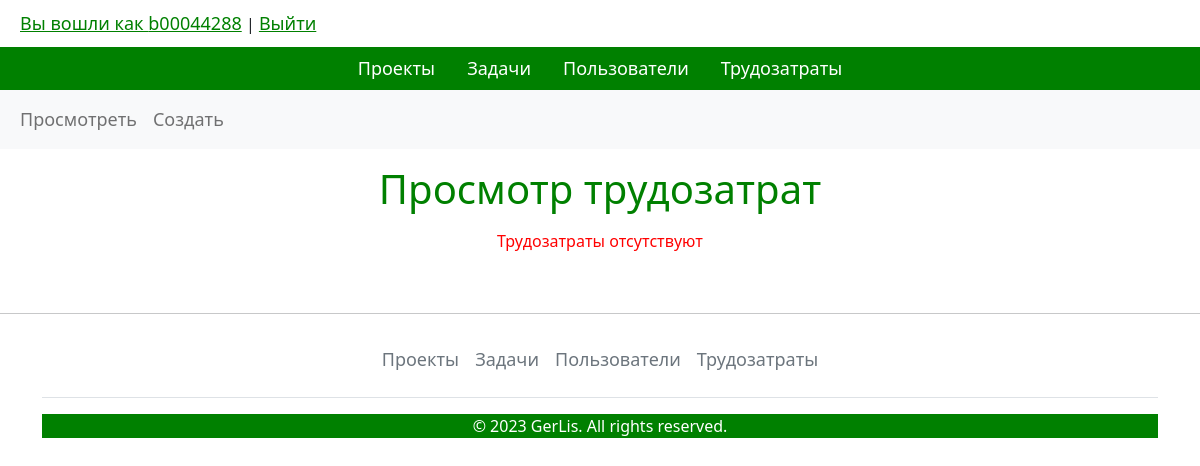
The page /labor_costs/view/ (signed in) on the database as committed earlier.
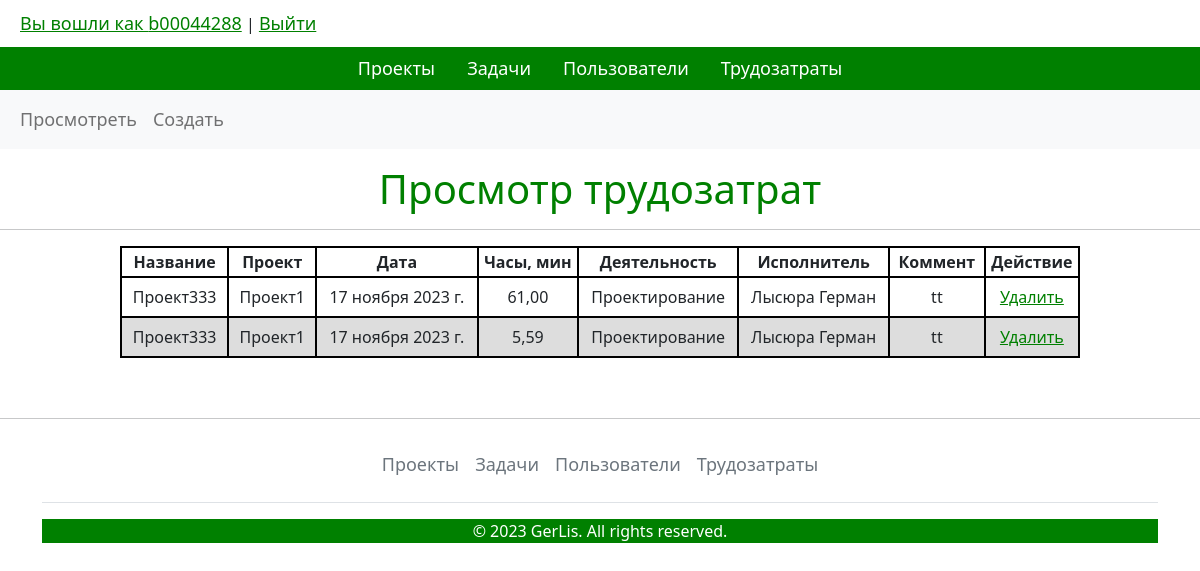
The same page on the database as committed later.
### labor_costs/models.py (models this page shows)
class Labor(models.Model):
    task = models.ForeignKey(Task, on_delete=models.CASCADE)
    date = models.DateField(auto_now_add=True)
    hours = models.DecimalField(max_digits=5, decimal_places=2)
    activity = models.CharField(max_length=20 ,choices=ACTIVITIES)
    executor = models.CharField(max_length=50, default="user")
    comment = models.CharField(max_length=200)
    class Meta:
        ordering = ['-date']

### tasks/models.py (models this page shows, shortened)
class Task(models.Model):
    name = models.CharField(max_length=30)
    start_date = models.DateField(help_text= '')
    end_date = models.DateField()
    perfomance_date = models.DateField(null=True, blank=True)
    priority = models.CharField(max_length=10, choices=TASK_PRIOR, default="Низкий")
    status = models.CharField(max_length=10, choices=TASK_STATUS, default= "Открыта")
    project = models.ForeignKey(Projects, on_delete=models.CASCADE)
    admin = models.CharField(max_length=20, default="user")
    users = models.ManyToManyField(settings.AUTH_USER_MODEL, through="Tasks_Users")
    class Meta:
        ordering = ["-id"]

### projects/models.py (models this page shows, shortened)
class Projects(models.Model):
    name = models.CharField(max_length=30)
    description = models.CharField(max_length=500)
    start_date = models.DateField()
    end_date = models.DateField()
    perfomance_status = models.CharField(
        max_length=15, default="Не выполнен", choices=PROJECT_PERFOMANCE
    )
    perfomance_date = models.DateField(null=True, blank=True)
    admin = models.CharField(max_length=50, default="user")
    users = models.ManyToManyField(
        settings.AUTH_USER_MODEL, through="Projects_Users"
    )
    class Meta:
        ordering = ["-id"]

### labor_costs/views.py (the view)
# urls.py: path('view/', views.view_labor_costs, name = 'view_labor_costs'),
def view_labor_costs(request):
    if not request.user.is_anonymous:
        labor_costs = Labor.objects.all()
        admin = request.user.last_name + " " + request.user.first_name
        return render(
            request,
            "labor_costs_view.html",
            {"labor_costs": labor_costs, "admin": admin},
        )
    else:
        return redirect('add_or_change_proj')

### templates/labor_costs_view.html
{% extends 'base.html' %}
{% block content %}
{% include 'labor_costs_base_links.html'%}
<h1 class="h1-center">Просмотр трудозатрат</h1>
{% if labor_costs.count > 0%}
<hr>
<table class="table-labor">
    <thead>
      <th>Название</th>
      <th>Проект</th>
      <th>Дата</th>
      <th>Часы, мин</th>
      <th>Деятельность</th>
      <th>Исполнитель</th>
      <th style = 'width: 10%'>Коммент</th>
      <th>Действие</th>
    </thead>
    {% for labor in labor_costs %}
    <tr>
      <td>{{labor.task.name}}</td>
      <td>{{labor.task.project.name}}</td>
      <td>{{labor.date}}</td>
      <td>{{labor.hours}}</td>
      <td>{{labor.activity}}</td>
      <td>{{labor.executor}}</td>
      <td>{{labor.comment}}</td>
    {% if admin == labor.executor %}
      <td style="text-align: center">
        <div class = 'choice'>
       <a href="{% url "delete_labor" labor.id %}">Удалить</a>
      </div></td>
    {% elif admin != labor.executor %}
       <td>-</td>
       {% endif %}
    </tr>
    {% endfor %}
  </table>
  {% else %}
  <p class = 'warning'>Трудозатраты отсутствуют </p>
{% endif %}
{% endblock content%}

### templates/base.html (shortened to what this page needs)
{% load static %}
<html>
  <head>
    <link rel="stylesheet"  type="text/css" href="{% static "css/styles.css" %}" />
    <link href="https://cdn.jsdelivr.net/npm/bootstrap@5.0.2/dist/css/bootstrap.min.css" rel="stylesheet">
  </head>
  <body>
    {% if user.is_authenticated %}
    <header>
        <div class ='header'>
        <a href="#">Вы вошли как {{user.username}}</a> |
        <a href='{% url 'logout' %}'>Выйти </a>
        </div>
    </header>
      <ul class="nav justify-content-center" style = 'background-color: green'>
        <li class="nav-item">
          <a class="nav-link" style ='color:white' href="{% url 'view_proj' %}">Проекты</a>
        </li>
        <li class="nav-item">
          <a class="nav-link" style ='color:white' href="{% url 'view_created_tasks' %}">Задачи</a>
        </li>
        <li class="nav-item">
          <a class="nav-link" style ='color:white' href="{% url 'view_users' %}">Пользователи</a>
        </li>
        <li class="nav-item" >
          <a class="nav-link" style ='color:white' href="{% url 'view_labor_costs' %}">Трудозатраты</a>
        </li>
      </ul>
     <main>
    {%block content%}
    {%endblock content%}
  </main>
  <hr class = 'last-hr'>
    <div class="container">
      <footer class="py-10 my-4">
        <ul class="nav justify-content-center border-bottom pb-3 mb-3">
          <li class="nav-item"><a href="{% url 'view_proj' %}" class="nav-link px-2 text-muted">Проекты</a></li>
          <li class="nav-item"><a href="{% url 'view_created_tasks' %}" class="nav-link px-2 text-muted">Задачи</a></li>
          <li class="nav-item"><a href="{% url 'view_users' %}" class="nav-link px-2 text-muted">Пользователи</a></li>
          <li class="nav-item"><a href="{% url 'view_labor_costs' %}" class="nav-link px-2 text-muted">Трудозатраты</a></li>
        </ul>
        <div style = 'background-color: green'>
        <p class="text-center " style = 'color:white'> &copy; 2023 GerLis. All rights reserved.</p>
        </div>
      </footer>
    </div>
  {% endif %}
</body>
</html>

### templates/labor_costs_base_links.html
<nav class="navbar navbar-expand-lg navbar-light bg-light">
    <div class="container-fluid">
      <div class="collapse navbar-collapse" id="navbarNav">
        <ul class="navbar-nav">
          <li class="nav-item">
            <a class="nav-link" href="{% url 'view_labor_costs' %}">Просмотреть</a>
          </li>
          <li class="nav-item">
            <a class="nav-link" href="{% url 'create' %}">Создать</a>
          </li>
        </ul>
      </div>
    </div>
  </nav>

### static/css/styles.css (style rules this page uses)
.text-center { text-align: center; }
.h1-center { margin-top: 16px; color: green; text-align: center; }
.table-proj, .table-task, .table-user, .table-labor { border-collapse: collapse; width: 80%; margin: auto; border: 2px solid black; margin-top: 10px; }
.table-proj td, .table-task td, .table-user td, .table-labor td { border: 2px solid black; text-align: center; padding: 8px; font-weight: 400; }
.table-proj th, .table-task th, .table-user th, .table-labor th { text-align: center; padding: 3px; border: 2px solid black; }
.table-labor tr:nth-child(even) { background-color: #dddddd; }
.choice { text-align: center; }
a.nav-link { font-size: 18px; }
.last-hr { margin-top: 60px; }
.header { margin-top: 10px; padding-left: 20px; padding-bottom: 10px; }
.header a { font-size: 18px; color: rgb(0, 128, 0); font-weight: 500; }
.choice a, .choice-info a { color: green; font-weight: 500; }

Rows that differ between the two databases and show on the page:
added Labor: task.name "Проект333", task.project.name "Проект1", date "17 ноября 2023 г.", hours "61,00", activity "Проектирование", executor "Лысюра Герман", comment "tt", shows "Удалить"
added Labor: task.name "Проект333", task.project.name "Проект1", date "17 ноября 2023 г.", hours "5,59", activity "Проектирование", executor "Лысюра Герман", comment "tt", shows "Удалить"
Other text that changed with them:
text no longer shown: "Трудозатраты отсутствуют"
text now shown: "Название Проект Дата Часы, мин Деятельность Исполнитель Коммент Действие"
